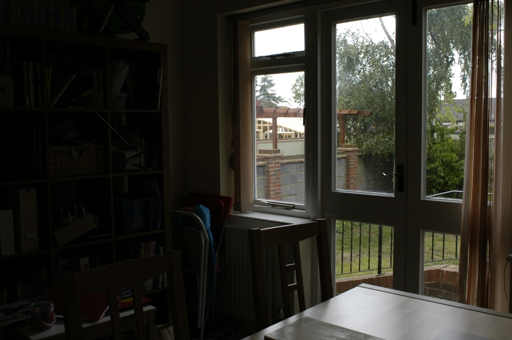
%> input picture code/image_sequence/B.png, 512 x 340 px; its folder holds only this picture in this run
$ octave demo.m   (GNU Octave 9; MATLAB toolbox functions it lacks are replaced by stand-ins)
%> lines starting %> are read from the running program, lines starting %| are printed output that depends on the picture
### code/functions/load_images.m
% This procedure loads a sequence of images
%
% Arguments:
%   'path', refers to a directory which contains a sequence of JPEG or PPM
%   images
%   'reduce' is an optional parameter that controls downsampling, e.g., reduce = .5
%   downsamples all images by a factor of 2.
%
% tom.mertens@gmail.com, August 2007
%

function I_sort = load_images(path, reduce)
%> called with path = './image_sequence', reduce = 1

if ~exist('reduce')
    reduce = 1;
end

if (reduce > 1 || reduce <= 0)
    error('reduce must fulfill: 0 < reduce <= 1');
end

% find all JPEG or PPM files in directory
files = dir([path '/*.tif']);
N = length(files);
if (N == 0)
    files = dir([path '/*.jpg']);
    N = length(files);
    if (N == 0)
    files = dir([path '/*.gif']);
    N = length(files);
         if (N == 0)
    files = dir([path '/*.bmp']);
    N = length(files);
          if (N == 0)
              files = dir([path '/*.png']);
    N = length(files);
       if (N == 0)
            error('no files found');
       end
          end
         end
    end
end

% allocate memory
sz = size(imread([path '/' files(1).name]));
%> sz = [340 512 3]
r = floor(sz(1)*reduce);
%> r = 340
c = floor(sz(2)*reduce);
%> c = 512
I = zeros(r,c,3,N);
%> I: size 340x512x3 double; every value is 0

% read all files
for i = 1:N

    % load image
    filename = [path '/' files(i).name];
    im =double(imread(filename));
    if (size(im,1) ~= sz(1) || size(im,2) ~= sz(2))
        error('images must all have the same size');
    end

    % optional downsampling step
    if (reduce < 1)
        im = imresize(im,[r c],'bicubic');
    end
    if size(im,3)==1
    I(:,:,:,i) = cat(3,im,im,im);
    else
    I(:,:,:,i) = im;
    end
end

% sort iamges;
means = zeros(N,1);
for n = 1 : N
    means(n) = mean(mean(mean(I(:,:,:,n))));
end

[~, idx] = sort(means);
%> idx = 1

I_sort = zeros(r,c,3,N);
for n = 1 : N
    I_sort(:,:,:,n) = I(:,:,:,idx(n));
end

### code/functions/rgb2lum.m
function img_seq_lum = rgb2lum(img_seq_rgb)

[H,W,C,N] = size(img_seq_rgb);
%> H = 340; W = 512; C = 3; N = 1

if (C ~= 3)
    error('image sequence must be 3-channel');
end

img_seq_lum = zeros(H,W,N);


for n = 1 : N
    img_seq_ycbcr = rgb2ycbcr(img_seq_rgb(:,:,:,n));
    img_seq_lum(:,:,n) = img_seq_ycbcr(:,:,1);
end
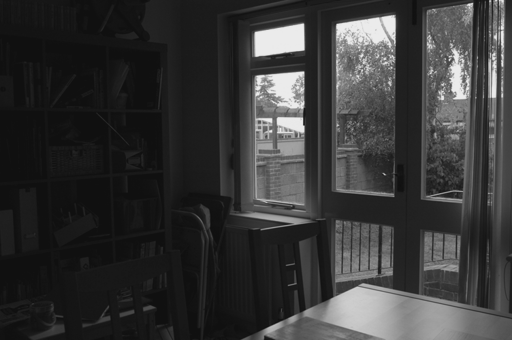
%> img_seq_lum: size 340x512 double; min 0.0627, max 0.922, mean 0.215

### code/functions/get_weight1.m
function weight = get_weight1(img_seq_lum)

[H,W,N] = size(img_seq_lum);
weight = zeros(H,W,N);

% compute mean value of non-exposed intensity region
means = mean(mean(img_seq_lum));
%> means = 0.215
means = reshape(means, N,1);

% compute sigma value of non-exposed intensity region
sigmas = zeros(N,1);
%> the run ends on the next line
sigmas(1) = (means(2) - means(1))/2;
for n = 2 : N-1
    sigmas(n) = (means(n+1) - means(n-1))/4;
end
sigmas(N) = (means(N) - means(N-1))/2;
sigmas = sigmas*3;

% compute weight map of each image in luminance image sequence
for n = 1 : N
    weight(:,:,n) = exp(-0.5*(img_seq_lum(:,:,n) - (1-means(n))).^2/sigmas(n)/sigmas(n));
end

### code/demo.m
clear all;
close all;

%% add path of a folder including support functions
addpath('functions');

%% assign input and output directory
input_folder = './image_sequence';
output_file = './result.png';

%% read multi-exposed rgb image sequence (scaling to [0,1])
imgs_rgb = load_images(input_folder,1);
imgs_rgb = imgs_rgb/255.0;

%% compute luminance image of rgb image sequence
imgs_lum = rgb2lum(imgs_rgb);

%% compute weight1 using luminance distribution
w1 = get_weight1(imgs_lum);
